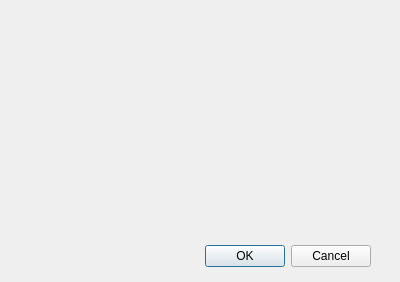
<?xml version="1.0" encoding="UTF-8"?>
<ui version="4.0">
 <class>EditDialog</class>
 <widget class="QDialog" name="EditDialog">
  <property name="geometry">
   <rect>
    <x>0</x>
    <y>0</y>
    <width>400</width>
    <height>282</height>
   </rect>
  </property>
  <property name="windowTitle">
   <string>Dialog</string>
  </property>
  <widget class="QDialogButtonBox" name="buttonBox">
   <property name="geometry">
    <rect>
     <x>30</x>
     <y>240</y>
     <width>341</width>
     <height>32</height>
    </rect>
   </property>
   <property name="orientation">
    <enum>Qt::Horizontal</enum>
   </property>
   <property name="standardButtons">
    <set>QDialogButtonBox::Cancel|QDialogButtonBox::Ok</set>
   </property>
  </widget>
 </widget>
 <resources/>
 <connections>
  <connection>
   <sender>buttonBox</sender>
   <signal>accepted()</signal>
   <receiver>EditDialog</receiver>
   <slot>accept()</slot>
   <hints>
    <hint type="sourcelabel">
     <x>248</x>
     <y>254</y>
    </hint>
    <hint type="destinationlabel">
     <x>157</x>
     <y>274</y>
    </hint>
   </hints>
  </connection>
  <connection>
   <sender>buttonBox</sender>
   <signal>rejected()</signal>
   <receiver>EditDialog</receiver>
   <slot>reject()</slot>
   <hints>
    <hint type="sourcelabel">
     <x>316</x>
     <y>260</y>
    </hint>
    <hint type="destinationlabel">
     <x>286</x>
     <y>274</y>
    </hint>
   </hints>
  </connection>
 </connections>
</ui>
